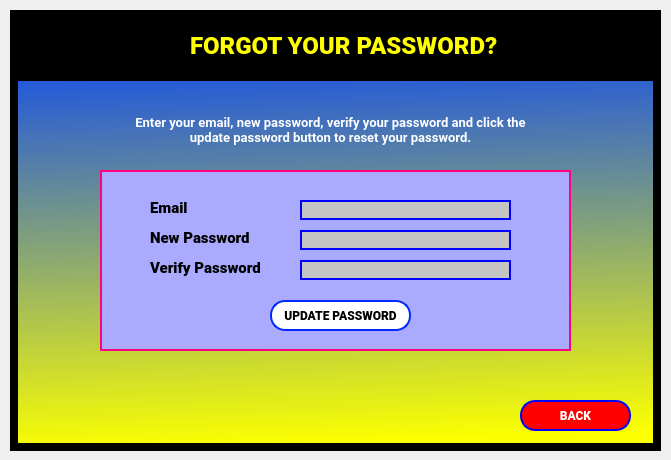
<?xml version="1.0" encoding="UTF-8"?>
<ui version="4.0">
 <class>forgotPasswordScreen_Dialog</class>
 <widget class="QDialog" name="forgotPasswordScreen_Dialog">
  <property name="geometry">
   <rect>
    <x>0</x>
    <y>0</y>
    <width>671</width>
    <height>460</height>
   </rect>
  </property>
  <property name="windowTitle">
   <string>Dialog</string>
  </property>
  <widget class="QWidget" name="forgotPScreen" native="true">
   <property name="geometry">
    <rect>
     <x>10</x>
     <y>10</y>
     <width>651</width>
     <height>441</height>
    </rect>
   </property>
   <property name="styleSheet">
    <string notr="true">border: 8px solid black;
background-color:qlineargradient(spread:pad, x1:0.0511364, y1:1, x2:0, y2:0, stop:0 rgba(251, 255, 0, 255), stop:0.98 rgba(0, 61, 255, 255), stop:1 rgba(0, 0, 0, 0));
</string>
   </property>
   <widget class="QLabel" name="forgotPassword_label">
    <property name="geometry">
     <rect>
      <x>180</x>
      <y>20</y>
      <width>341</width>
      <height>31</height>
     </rect>
    </property>
    <property name="styleSheet">
     <string notr="true">font-family: Roboto;
font-style: normal;
font-weight: 900;
font-size: 24px;
border: none;
background-color: none;
color: yellow;
</string>
    </property>
    <property name="text">
     <string>FORGOT YOUR PASSWORD?</string>
    </property>
   </widget>
   <widget class="QPushButton" name="updatePasswordBtn">
    <property name="geometry">
     <rect>
      <x>260</x>
      <y>290</y>
      <width>141</width>
      <height>31</height>
     </rect>
    </property>
    <property name="styleSheet">
     <string notr="true">background: #FFFFFF;
border: 2px solid #0029FF;
box-sizing: border-box;
border-radius: 15px;
font-family: Roboto;
font-style: normal;
font-weight: 900;
font-size: 12px;
text-align: center;</string>
    </property>
    <property name="text">
     <string>UPDATE PASSWORD</string>
    </property>
   </widget>
   <widget class="QLineEdit" name="email_txt">
    <property name="geometry">
     <rect>
      <x>290</x>
      <y>190</y>
      <width>211</width>
      <height>20</height>
     </rect>
    </property>
    <property name="styleSheet">
     <string notr="true">background: #C4C4C4;
border: 2px solid blue;</string>
    </property>
   </widget>
   <widget class="QLineEdit" name="newPassword_txt">
    <property name="geometry">
     <rect>
      <x>290</x>
      <y>220</y>
      <width>211</width>
      <height>20</height>
     </rect>
    </property>
    <property name="styleSheet">
     <string notr="true">background: #C4C4C4;
border: 2px solid blue;</string>
    </property>
   </widget>
   <widget class="QLabel" name="email_label">
    <property name="geometry">
     <rect>
      <x>140</x>
      <y>190</y>
      <width>51</width>
      <height>16</height>
     </rect>
    </property>
    <property name="styleSheet">
     <string notr="true">font-family: Roboto;
font-style: normal;
font-weight: 900;
font-size: 15px;
text-align: center;
color: #000000;
border: none;
background-color: none;</string>
    </property>
    <property name="text">
     <string>Email</string>
    </property>
   </widget>
   <widget class="QLabel" name="newPassword_label">
    <property name="geometry">
     <rect>
      <x>140</x>
      <y>220</y>
      <width>111</width>
      <height>16</height>
     </rect>
    </property>
    <property name="styleSheet">
     <string notr="true">font-family: Roboto;
font-style: normal;
font-weight: 900;
font-size: 15px;
text-align: center;
color: #000000;
border: none;
background-color: none;</string>
    </property>
    <property name="text">
     <string>New Password</string>
    </property>
   </widget>
   <widget class="QLabel" name="resetPasswordInstruction_label">
    <property name="geometry">
     <rect>
      <x>90</x>
      <y>90</y>
      <width>461</width>
      <height>61</height>
     </rect>
    </property>
    <property name="styleSheet">
     <string notr="true">font-family: Roboto;
font-style: normal;
font-weight: 500;
font-size: 10px;
text-align: center;
border: none;
background-color: none;
color: white;

</string>
    </property>
    <property name="text">
     <string>&lt;html&gt;&lt;head/&gt;&lt;body&gt;&lt;p align=&quot;center&quot;&gt;&lt;span style=&quot; font-size:10pt; font-weight:600;&quot;&gt;Enter your email, new password, verify your password and click the&lt;br/&gt;update password button to reset your password.&lt;/span&gt;&lt;/p&gt;&lt;/body&gt;&lt;/html&gt;</string>
    </property>
   </widget>
   <widget class="QLabel" name="verifyPassword_label">
    <property name="geometry">
     <rect>
      <x>140</x>
      <y>250</y>
      <width>131</width>
      <height>16</height>
     </rect>
    </property>
    <property name="styleSheet">
     <string notr="true">font-family: Roboto;
font-style: normal;
font-weight: 900;
font-size: 15px;
text-align: center;
color: #000000;
border: none;
background-color: none;</string>
    </property>
    <property name="text">
     <string>Verify Password</string>
    </property>
   </widget>
   <widget class="QLineEdit" name="verifyPassword_txt">
    <property name="geometry">
     <rect>
      <x>290</x>
      <y>250</y>
      <width>211</width>
      <height>20</height>
     </rect>
    </property>
    <property name="styleSheet">
     <string notr="true">background: #C4C4C4;
border: 2px solid blue;</string>
    </property>
   </widget>
   <widget class="QPushButton" name="backToLoginBtn">
    <property name="geometry">
     <rect>
      <x>510</x>
      <y>390</y>
      <width>111</width>
      <height>31</height>
     </rect>
    </property>
    <property name="styleSheet">
     <string notr="true">background:red;
border: 2px solid blue;
box-sizing: border-box;
border-radius: 15px;
font-family: Roboto;
font-style: normal;
font-weight: 900;
font-size: 12px;
text-align: center;
color: white;
</string>
    </property>
    <property name="text">
     <string>BACK</string>
    </property>
   </widget>
   <widget class="QLabel" name="label">
    <property name="geometry">
     <rect>
      <x>90</x>
      <y>160</y>
      <width>471</width>
      <height>181</height>
     </rect>
    </property>
    <property name="styleSheet">
     <string notr="true">background-color: rgb(170, 170, 255);
border: 2px solid rgb(255, 0, 127);

</string>
    </property>
    <property name="text">
     <string/>
    </property>
   </widget>
   <widget class="QLabel" name="label_2">
    <property name="geometry">
     <rect>
      <x>0</x>
      <y>0</y>
      <width>651</width>
      <height>71</height>
     </rect>
    </property>
    <property name="styleSheet">
     <string notr="true">background-color: black;
border-bottom: 2px solid black;</string>
    </property>
    <property name="text">
     <string>TextLabel</string>
    </property>
   </widget>
   <widget class="QLabel" name="logo">
    <property name="geometry">
     <rect>
      <x>40</x>
      <y>10</y>
      <width>61</width>
      <height>51</height>
     </rect>
    </property>
    <property name="styleSheet">
     <string notr="true">background-color: none;
border: none;</string>
    </property>
    <property name="text">
     <string/>
    </property>
    <property name="pixmap">
     <pixmap>../Sketch imgs/official-taxi-logo.png</pixmap>
    </property>
    <property name="scaledContents">
     <bool>true</bool>
    </property>
   </widget>
   <widget class="QLabel" name="forgetPasswordImg">
    <property name="geometry">
     <rect>
      <x>-10</x>
      <y>340</y>
      <width>271</width>
      <height>101</height>
     </rect>
    </property>
    <property name="styleSheet">
     <string notr="true">background-color: none;
border: none;</string>
    </property>
    <property name="text">
     <string/>
    </property>
    <property name="pixmap">
     <pixmap>../Sketch imgs/forgetPassword.png</pixmap>
    </property>
    <property name="scaledContents">
     <bool>true</bool>
    </property>
   </widget>
   <zorder>label_2</zorder>
   <zorder>label</zorder>
   <zorder>forgotPassword_label</zorder>
   <zorder>updatePasswordBtn</zorder>
   <zorder>email_txt</zorder>
   <zorder>newPassword_txt</zorder>
   <zorder>email_label</zorder>
   <zorder>newPassword_label</zorder>
   <zorder>resetPasswordInstruction_label</zorder>
   <zorder>verifyPassword_label</zorder>
   <zorder>verifyPassword_txt</zorder>
   <zorder>backToLoginBtn</zorder>
   <zorder>logo</zorder>
   <zorder>forgetPasswordImg</zorder>
  </widget>
 </widget>
 <resources/>
 <connections/>
</ui>
